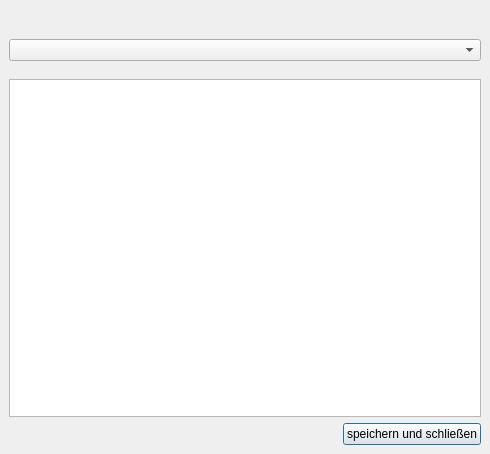
<?xml version="1.0" encoding="UTF-8"?>
<ui version="4.0">
 <class>ScoreCardDialog</class>
 <widget class="QDialog" name="ScoreCardDialog">
  <property name="geometry">
   <rect>
    <x>0</x>
    <y>0</y>
    <width>490</width>
    <height>454</height>
   </rect>
  </property>
  <property name="windowTitle">
   <string>TurnFix - Eingabe mit Wettkampfkarte</string>
  </property>
  <layout class="QVBoxLayout" name="verticalLayout_3">
   <property name="spacing">
    <number>0</number>
   </property>
   <property name="leftMargin">
    <number>0</number>
   </property>
   <property name="topMargin">
    <number>0</number>
   </property>
   <property name="rightMargin">
    <number>0</number>
   </property>
   <property name="bottomMargin">
    <number>0</number>
   </property>
   <item>
    <widget class="QWidget" name="headerWidget" native="true">
     <layout class="QVBoxLayout" name="verticalLayout">
      <item>
       <widget class="QLabel" name="lbl_tn">
        <property name="font">
         <font>
          <pointsize>16</pointsize>
          <weight>75</weight>
          <bold>true</bold>
         </font>
        </property>
       </widget>
      </item>
      <item>
       <widget class="QComboBox" name="cmb_status"/>
      </item>
     </layout>
    </widget>
   </item>
   <item>
    <widget class="QWidget" name="gbx_squad" native="true">
     <layout class="QVBoxLayout" name="verticalLayout_2">
      <item>
       <widget class="QTableView" name="pe_table">
        <property name="palette">
         <palette>
          <active>
           <colorrole role="Midlight">
            <brush brushstyle="SolidPattern">
             <color alpha="255">
              <red>255</red>
              <green>200</green>
              <blue>0</blue>
             </color>
            </brush>
           </colorrole>
           <colorrole role="Highlight">
            <brush brushstyle="SolidPattern">
             <color alpha="255">
              <red>255</red>
              <green>200</green>
              <blue>0</blue>
             </color>
            </brush>
           </colorrole>
           <colorrole role="HighlightedText">
            <brush brushstyle="SolidPattern">
             <color alpha="255">
              <red>0</red>
              <green>0</green>
              <blue>0</blue>
             </color>
            </brush>
           </colorrole>
          </active>
          <inactive>
           <colorrole role="Midlight">
            <brush brushstyle="SolidPattern">
             <color alpha="255">
              <red>255</red>
              <green>200</green>
              <blue>0</blue>
             </color>
            </brush>
           </colorrole>
           <colorrole role="Highlight">
            <brush brushstyle="SolidPattern">
             <color alpha="255">
              <red>255</red>
              <green>200</green>
              <blue>0</blue>
             </color>
            </brush>
           </colorrole>
           <colorrole role="HighlightedText">
            <brush brushstyle="SolidPattern">
             <color alpha="255">
              <red>0</red>
              <green>0</green>
              <blue>0</blue>
             </color>
            </brush>
           </colorrole>
          </inactive>
          <disabled>
           <colorrole role="Midlight">
            <brush brushstyle="SolidPattern">
             <color alpha="255">
              <red>255</red>
              <green>200</green>
              <blue>0</blue>
             </color>
            </brush>
           </colorrole>
           <colorrole role="Highlight">
            <brush brushstyle="SolidPattern">
             <color alpha="255">
              <red>51</red>
              <green>153</green>
              <blue>255</blue>
             </color>
            </brush>
           </colorrole>
           <colorrole role="HighlightedText">
            <brush brushstyle="SolidPattern">
             <color alpha="255">
              <red>0</red>
              <green>0</green>
              <blue>0</blue>
             </color>
            </brush>
           </colorrole>
          </disabled>
         </palette>
        </property>
        <property name="editTriggers">
         <set>QAbstractItemView::AllEditTriggers</set>
        </property>
        <property name="tabKeyNavigation">
         <bool>false</bool>
        </property>
        <property name="alternatingRowColors">
         <bool>true</bool>
        </property>
        <property name="selectionMode">
         <enum>QAbstractItemView::SingleSelection</enum>
        </property>
        <property name="selectionBehavior">
         <enum>QAbstractItemView::SelectRows</enum>
        </property>
        <attribute name="horizontalHeaderHighlightSections">
         <bool>false</bool>
        </attribute>
        <attribute name="verticalHeaderVisible">
         <bool>false</bool>
        </attribute>
        <attribute name="verticalHeaderDefaultSectionSize">
         <number>21</number>
        </attribute>
       </widget>
      </item>
      <item>
       <widget class="QPushButton" name="but_save">
        <property name="sizePolicy">
         <sizepolicy hsizetype="Fixed" vsizetype="Fixed">
          <horstretch>0</horstretch>
          <verstretch>0</verstretch>
         </sizepolicy>
        </property>
        <property name="layoutDirection">
         <enum>Qt::RightToLeft</enum>
        </property>
        <property name="text">
         <string>speichern und schließen</string>
        </property>
       </widget>
      </item>
     </layout>
    </widget>
   </item>
  </layout>
 </widget>
 <resources/>
 <connections/>
</ui>
